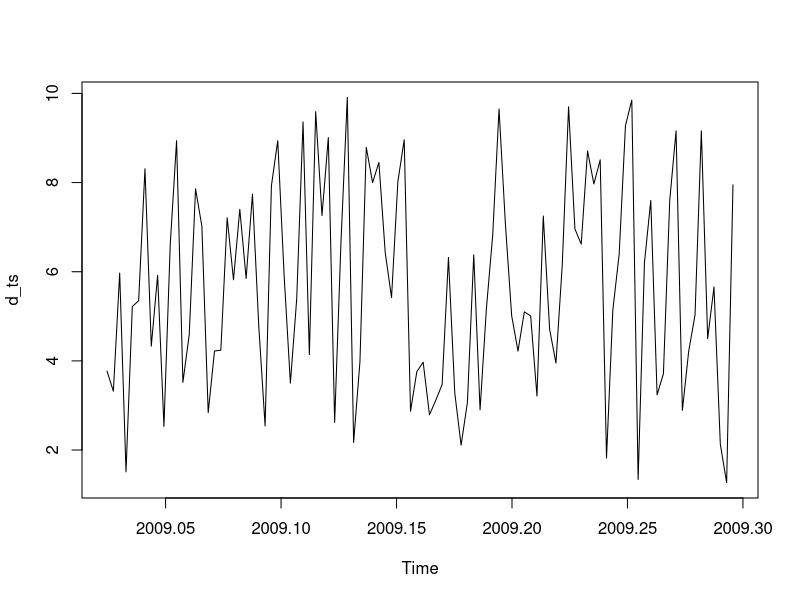
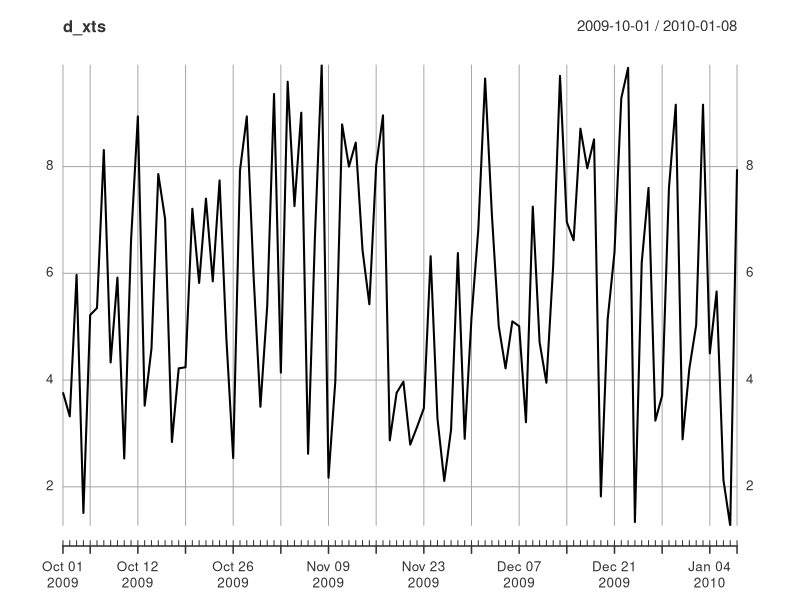
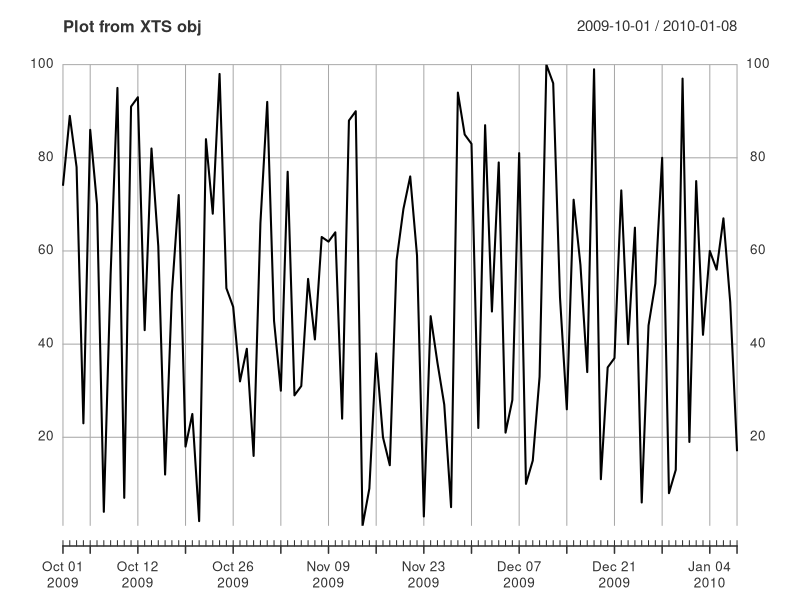
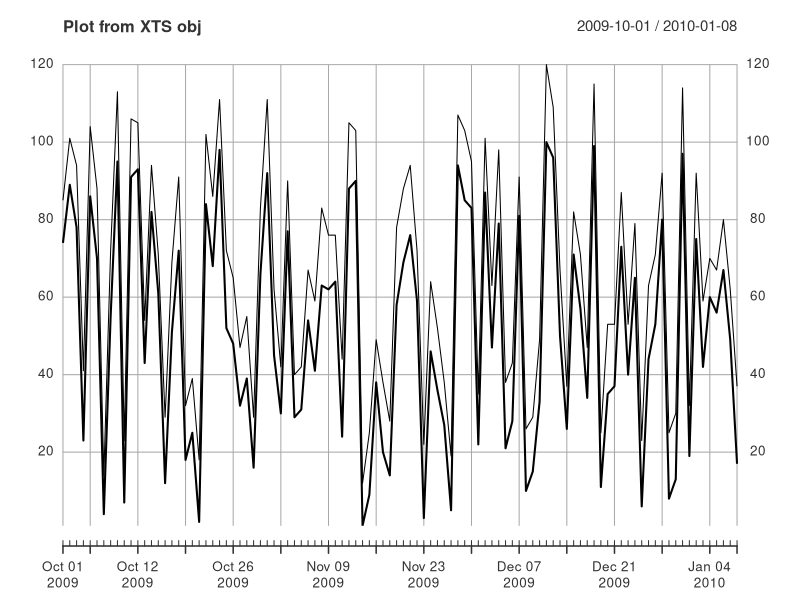
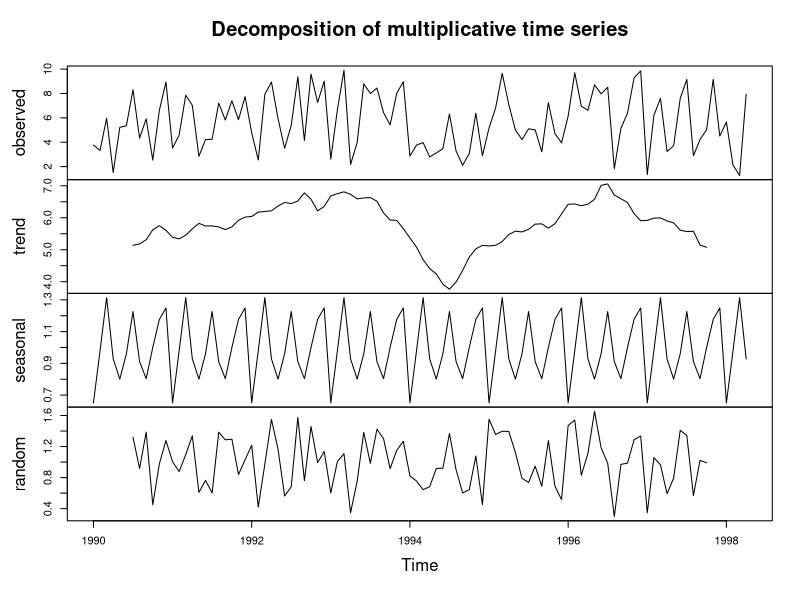

Write R code to recreate these figures, in order. (Note: this script raises an error after producing the figures.)
## ---- chunk 1
options(width = 250)
## ---- chunk 2
knitr::opts_chunk$set(echo = TRUE)
source_path = getwd()
## ---- chunk 3
library(knitr)
## ---- chunk 4
# Create a simple numeric vector
set.seed(100)
vec = round(runif(100,1,10),2)
vec

# Quarterly data - frequency 4
q_ts = ts(vec, frequency = 4, start = c(1959, 2))
q_ts

# Monthly data
m_ts = ts(vec, frequency = 12, start = 1990)
m_ts

# Yearly data
y_ts = ts(vec, frequency = 1, start = 2009)
y_ts
## ---- chunk 5
# With a ts object
d_ts = ts(vec, start = c(2009, 10), frequency = 365.25)
d_ts
plot(d_ts)

# With xts object
library(xts)
d_xts = xts(vec, as.Date("2009-10-01")+0:99)
d_xts
plot(d_xts)
## ---- chunk 6
# Crate the 2 time series objects
set.seed(100)
vec1 = sample(1:100)
vec2 = round(vec1 + runif(100,10,20))

# Create a sequence of dates
library(lubridate)
dates = seq.Date(ymd("2009-10-01"), length.out = 100, by = "day")

# Create a df
df = data.frame(vec1, vec2)
rownames(df) = as.character(dates)
df
df_xts = as.xts(df)
plot(df_xts$vec1, main = "Plot from XTS obj")
lines(df_xts$vec2)
## ---- chunk 7
# Get all data for 2009 --> using head to show only first 5 rows
head(df_xts["2009"])

# Get all data from 2009-10 to end --> using head to show only first 5 rows
head(df_xts["2009-10/"])

# Get all data till start to 2009-10 --> using head to show only first 5 rows
head(df_xts["/2009-10"])

# for stock prices 
to.monthly(df_xts)
to.weekly(df_xts)
to.quarterly(df_xts)
to.yearly(df_xts)

## ---- chunk 8
decomposedRes = decompose(m_ts, type = "mult")
plot(decomposedRes)

# The components shown in the graph can be extract using the stl() function
stlRes = stl(m_ts, s.window = "periodic", robust = T)
head(stlRes)
head(stlRes$time.series)

## ---- chunk 9
include_graphics(paste0(source_path,"/images/1.PNG"))
## ---- chunk 10
include_graphics(paste0(source_path,"/images/2.PNG"))
## ---- chunk 11
library(tseries)

# Data -> random noise
set.seed((100))
x = runif(1000)
adf.test(x)
plot(x)

## Since the p-value is less than 0.05, we reject the null hypothesis, therefore we can accept the alterntive hypothesis (stationary dataset)

# Data -> non stationary
adf.test(JohnsonJohnson)
plot(JohnsonJohnson)

## Clearly, now the p-value is much higher than the assumed 0.05 p-value, therefore we cannot reject the null hypothesis, which means that the JohnsonJohnson dataset is being tagged as a non-stationary time series dataset.
## ---- chunk 12
library(forecast)
## You can see that there is a lot of seasonality in this dataset. There is periodic increase, decrease in the trend
x = AirPassengers
plot(x)

## Let's see what happens when we de-seasonalize
# Seasonal differencing
ns = nsdiffs(x)
ns ## --> it says that 1 seasonal diff is required

if(ns > 0){de_seas = diff(x , lag = frequency(x), differences = ns)
}else{de_seas = x}

plot(de_seas)

## Now lets do regular differencing to the de_seas dataset to make it stationary!
n = ndiffs(de_seas)
if(n > 0){differenced = diff(de_seas, differences = n)}

plot(differenced)
## ---- chunk 13
# Decompose the timeseries
ts.stl = stl(AirPassengers, "periodic")

# Substract the trend part
de_seas = AirPassengers - ts.stl$time.series[,1]
plot(de_seas, type = 'l', main = "De-Seasonalise")

de_trend = AirPassengers - ts.stl$time.series[,2]
plot(de_trend, type = 'l', main = "De-Trend")
## ---- chunk 14
AirPassengers

# Create a lead - push the data 1 month backwards
ap_lead1 = dplyr::lead(AirPassengers, n = 1)
ap_lead1

# Create a lag - push the data 1 month forward
ap_lag1 = stats::lag(AirPassengers, n = 1)
ap_lag1
## ---- chunk 15
# Calculating ACF
acfRes = Acf(AirPassengers)
## ---- chunk 16
# data
set.seed(100)
x = runif(100)

# Calculating ACF
acfRes = Acf(x)
## ---- chunk 17
# Calculating ACF
pacfRes = Pacf(AirPassengers)
## ---- chunk 18
# Calculating ACF
ccfRes = ccf(mdeaths, fdeaths, ylab = "cross-correlation")
## ---- chunk 19
library(forecast)
out = ma(AirPassengers, 5)
plot(AirPassengers)
lines(out, col = "red")
## ---- chunk 20
include_graphics(paste0(source_path,"/images/3.PNG"))
## ---- chunk 21
# Explicitly assigning the alpha value, and forecasting 2 records
out = ses(AirPassengers, initial = "simple", alpha = 0.3, h = 2)
out

# Explicitly assigning the alpha value, and forecasting 2 records
out1 = ses(AirPassengers, initial = "simple", alpha = 0.5, h = 2)

# Plotting actuals and the previous 2 forecasts
plot(window(AirPassengers, start = 1956), xlim = c(1956, 1962), main = "AirPassengers", type = "o")
lines(out$mean, col = "red", type = "o")
lines(out1$mean, col = "blue", type = "o")
## ---- chunk 22
include_graphics(paste0(source_path,"/images/4.PNG"))
## ---- chunk 23
library(forecast)
data("ausair", package = "fpp")

# Double exponential smoothing or just holt
hfit1 = holt(ausair, initial = "simple")
summary(hfit1)

# Set an exponential trend to make it steeper
hfit2 = holt(ausair, initial = "simple", exponential = T)
summary(hfit2)

# Add damping factor
hfit3 = holt(ausair, damped = T)
summary(hfit3)

# Plotting the 3 methods above
plot(ausair, main = "Air Passengers - Australia", type = "o", xlim = c(1970, 2019), ylim = c(0,70))
lines(fitted(hfit1), col = "red", lty = 2)
lines(fitted(hfit2), col = "green", lty = 2)
lines(fitted(hfit3), col = "blue", lty = 2)
lines(hfit1$mean, col = "red", type = "o")
lines(hfit2$mean, col = "green", type = "o")
lines(hfit3$mean, col = "blue", type = "o")

## ---- chunk 24
include_graphics(paste0(source_path,"/images/5.PNG"))
## ---- chunk 25
# method 1
hw_fit1 = hw(JohnsonJohnson, seasona = "additive")
summary(hw_fit1)

# method 2
hw_fit2 = hw(JohnsonJohnson, seasona = "multiplicative")
summary(hw_fit2)

# plotting both methods
plot(JohnsonJohnson, type = "o", xlim = c(1960, 1983), ylim = c(0, 20), main = "JohnsonJohnson")
lines(fitted(hw_fit1), col ="blue", lty = 2)
lines(fitted(hw_fit2), col ="red", lty = 2)
lines(hw_fit1$mean, col ="blue", type = "o")
lines(hw_fit2$mean, col ="red", type = "o")
## ---- chunk 26
include_graphics(paste0(source_path,"/images/6.PNG"))
## ---- chunk 27
include_graphics(paste0(source_path,"/images/7.PNG"))
## ---- chunk 28
# Prepare the data
train = window(JohnsonJohnson, start = c(1960), end = c(1975))
test = window(JohnsonJohnson, start = c(1976), end = c(1980))

# Auto ARIMA
fit = auto.arima(train)
fit

# Forecast the model
predicted = forecast(fit, h = 20)$mean
accuracy(predicted, test)
## ---- chunk 29
# Auto-ARIMA with external regressors
fit = auto.arima(train, xreg = fourier(train, 2))
predicted = forecast(fit, h = 20, xreg = fourier(train, 2, 20))$mean
accuracy(predicted, test)
